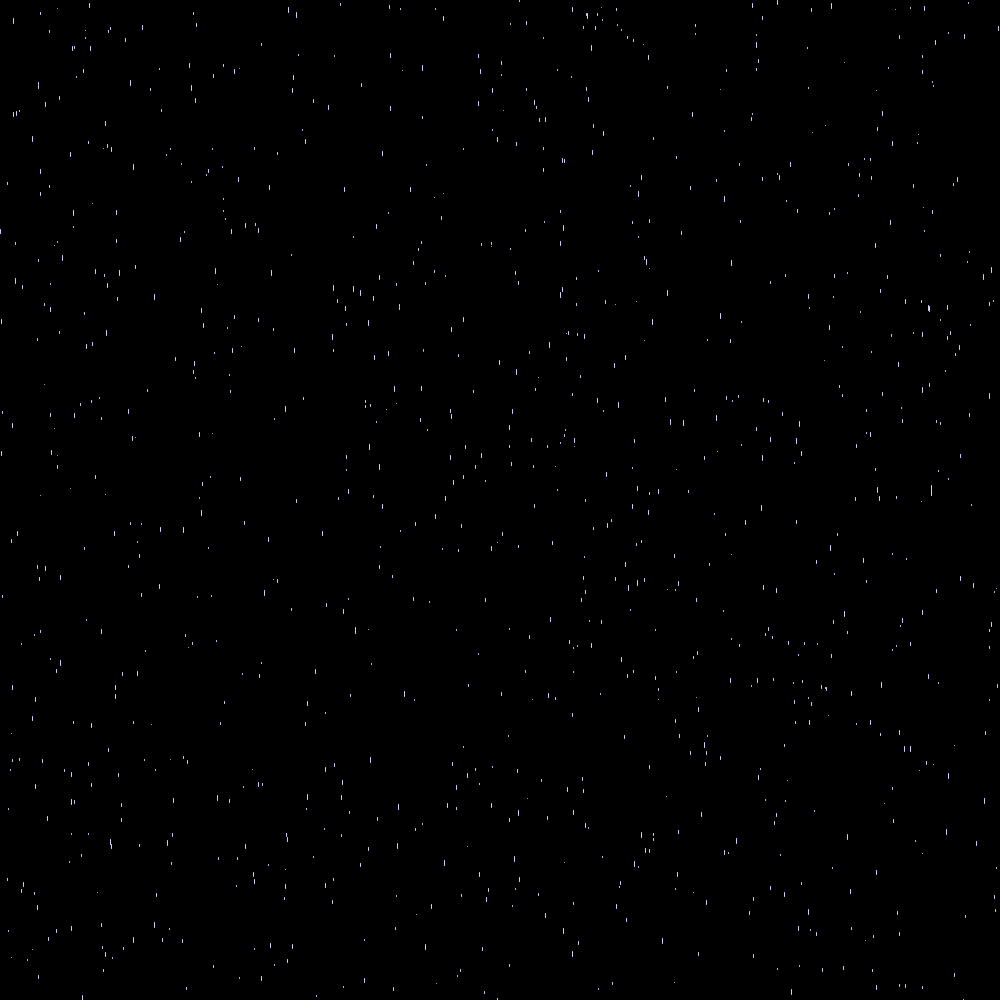
Frame 1 (no input)
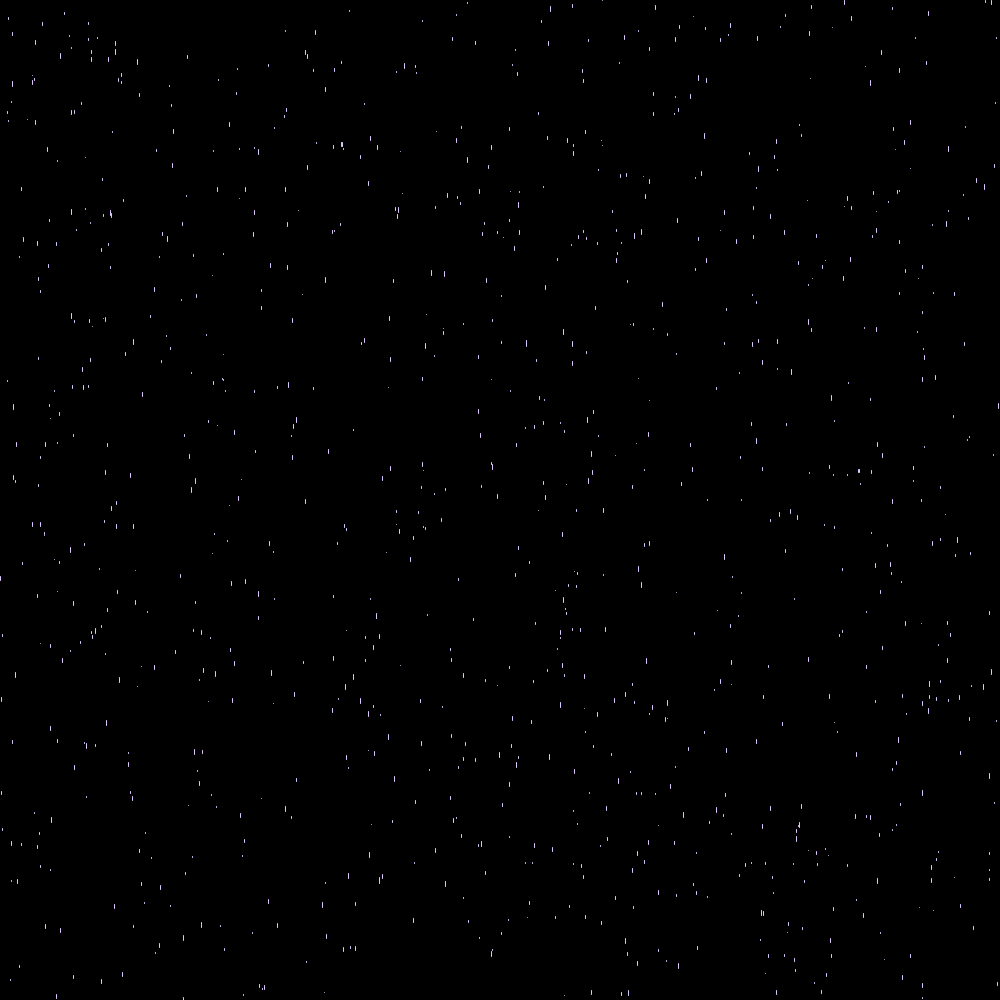
Frame 60 (the mouse pressed at the canvas centre just before this capture)
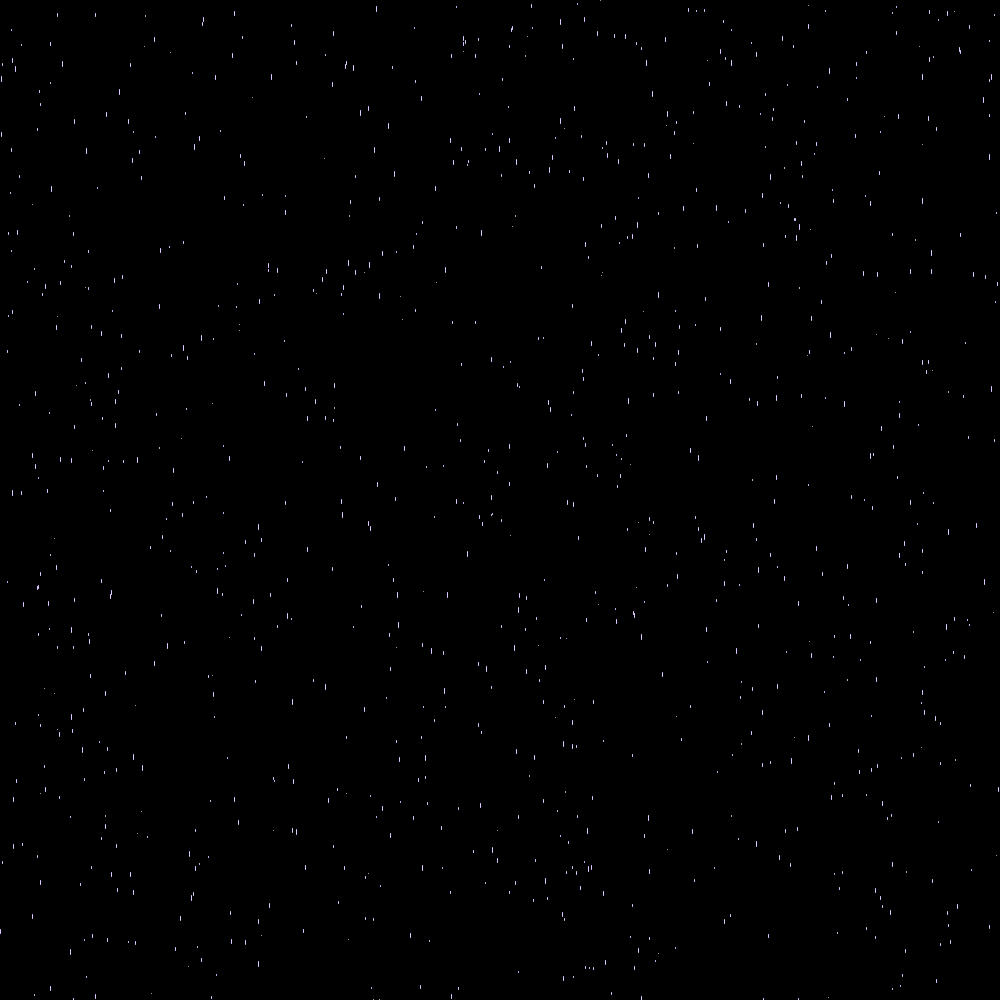
Frame 120 (the mouse held since frame 60 and released just before this capture)

The Processing sketch that drew these frames (run headless with seeded random() and noise(); from frame 60 on, the mouse is pressed at the canvas centre):

// Processing sketch: purpleRain
// ── purpleRain.pde
Drop[] d = new Drop[1000];

void setup(){
  size(1000,1000);
  for (int i=0; i < d.length; i++) {
    d[i] = new Drop(); 
  }
}

void draw(){
  background(0);
  for (int i=0; i < d.length; i++) {
     d[i].display();
     d[i].fall(2);
   }
 }

// ── drop.pde
class Drop {
  
  float x;
  float y;
  float len;
  
  Drop(){
    x = random(width);
    y = random(width);
    len = random(5);
  }
  
  void display() {
    stroke(220, 200, 255);
    line(x, y, x, y+len);
  }
  
  void fall(float velocity) {
   y+=velocity+len;
   if(y>width){
     y=0;
   } else if(y<0) {
     y=width;
   }
  }
}
